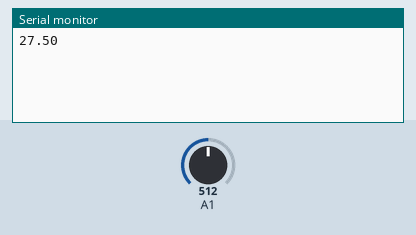
Simulated run of this sketch. Board: Arduino Uno, built with avr-gcc and run on an emulated ATmega328P. Shown: the last lines printed to the serial monitor. Inputs (shaded band) come from the test bench; at power-on: A1 = 512.

Above: at 1.2 s.
1.3 s: A1 set to 716
At 2.4 s:
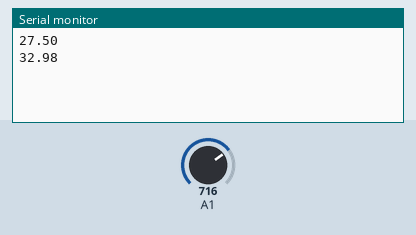
2.8 s: A1 set to 900
At 4.4 s:
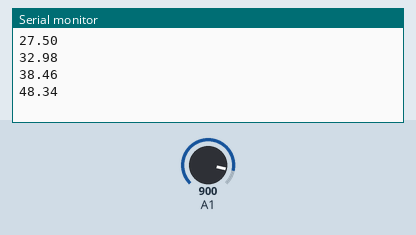
Timing chart, 0 to 5.9 s (numbered marks = the images above; inputs shaded):
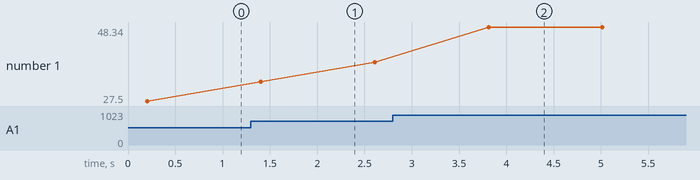

The sketch:

Voc_Arduino_Code.ino
```cpp
#define VOLTAGE_1 A1

unsigned long time;

int NUM_SAMPLES = 20;
char clocktime;
char time_t;
float sum1 = 0;     // sum of samples from A1

float R1 = 1000000.00;
float R2 = 100000.00;

int sample_count = 0;       // current sample number

float V1_ave = 0;
float V1_out = 0;
float V1 = 0.0;       // calculated voltage

void setup() {
  Serial.begin(9600);
   // Start up the library
}

void loop(void)
{
while (sample_count < NUM_SAMPLES)
    {
        sum1 += analogRead(A1);
        sample_count++;
        delay(10);
    }
  V1_ave = float(sum1) / float(NUM_SAMPLES);
  V1_out = V1_ave * 5 / 1024;
  V1 = V1_out / (R2/(R1+R2));

  Serial.println(V1,2);
  sample_count = 0;
  sum1 = 0;
  delay(1000);
}
```

Measured:
- after the input at 1.3 s, the serial monitor: prints a new line after 0.11 s (image 1)
- after the input at 2.8 s, the serial monitor: prints a new line after 1.0 s (image 2)
- plotted number 1: 27.5 → 38.46 after the input at 1.3 s, 38.46 → 48.34 after the input at 2.8 s
